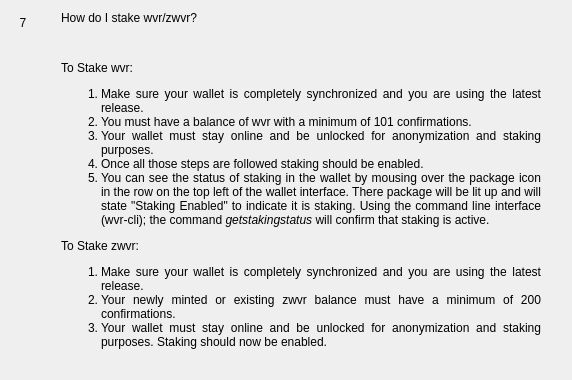
                  <widget class="QWidget" name="widgetFaq7" native="true">
                   <layout class="QHBoxLayout" name="horizontalpage_7" stretch="0,1">
                    <item alignment="Qt::AlignTop">
                     <widget class="QLabel" name="labelNumber7">
                      <property name="minimumSize">
                       <size>
                        <width>24</width>
                        <height>24</height>
                       </size>
                      </property>
                      <property name="maximumSize">
                       <size>
                        <width>16777215</width>
                        <height>24</height>
                       </size>
                      </property>
                      <property name="text">
                       <string>7</string>
                      </property>
                      <property name="alignment">
                       <set>Qt::AlignCenter</set>
                      </property>
                     </widget>
                    </item>
                    <item>
                     <layout class="QVBoxLayout" name="verticalLayoutpage_7">
                      <property name="leftMargin">
                       <number>20</number>
                      </property>
                      <property name="rightMargin">
                       <number>20</number>
                      </property>
                      <item>
                       <widget class="QLabel" name="labelSubtitle7">
                        <property name="text">
                         <string>How do I stake wvr/zwvr?</string>
                        </property>
                        <property name="wordWrap">
                         <bool>true</bool>
                        </property>
                       </widget>
                      </item>
                      <item>
                       <spacer name="verticalSpacer_70">
                        <property name="orientation">
                         <enum>Qt::Vertical</enum>
                        </property>
                        <property name="sizeType">
                         <enum>QSizePolicy::Fixed</enum>
                        </property>
                        <property name="sizeHint" stdset="0">
                         <size>
                          <width>20</width>
                          <height>30</height>
                         </size>
                        </property>
                       </spacer>
                      </item>
                      <item>
                       <widget class="QLabel" name="labelContent7">
                        <property name="text">
                         <string>
                           &lt;html&gt;&lt;head/&gt;&lt;body&gt;&lt;p align=&quot;justify&quot;&gt;
                           To Stake wvr:
                           &lt;/p&gt;&lt;p align=&quot;justify&quot;&gt;
                           &lt;ol&gt;&lt;li&gt;
                           Make sure your wallet is completely synchronized and you are using the latest release.
                           &lt;li&gt;
                           You must have a balance of wvr with a minimum of 101 confirmations.
                           &lt;li&gt;
                           Your wallet must stay online and be unlocked for anonymization and staking purposes.
                           &lt;li&gt;
                           Once all those steps are followed staking should be enabled.
                           &lt;li&gt;
                           You can see the status of staking in the wallet by mousing over the package icon in the row on the top left of the wallet interface. There package will be lit up and will state &quot;Staking Enabled&quot; to indicate it is staking.  Using the command line interface (wvr-cli); the command &lt;i&gt;getstakingstatus&lt;/i&gt; will confirm that staking is active.
                           &lt;/li&gt;&lt;/ol&gt;
                           &lt;/p&gt;&lt;p align=&quot;justify&quot;&gt;
                           To Stake zwvr:
                           &lt;/p&gt;&lt;p align=&quot;justify&quot;&gt;
                           &lt;ol&gt;&lt;li&gt;
                           Make sure your wallet is completely synchronized and you are using the latest release.
                           &lt;li&gt;
                           Your newly minted or existing zwvr balance must have a minimum of 200 confirmations.
                           &lt;li&gt;
                           Your wallet must stay online and be unlocked for anonymization and staking purposes.
                           Staking should now be enabled.
                           &lt;/li&gt;&lt;/ol&gt;
                           &lt;/p&gt;&lt;/body&gt;&lt;/html&gt;
                         </string>
                        </property>
                        <property name="alignment">
                         <set>Qt::AlignLeading|Qt::AlignLeft|Qt::AlignTop</set>
                        </property>
                        <property name="wordWrap">
                         <bool>true</bool>
                        </property>
                       </widget>
                      </item>
                      <item>
                       <spacer name="verticalSpacer_71">
                        <property name="orientation">
                         <enum>Qt::Vertical</enum>
                        </property>
                        <property name="sizeHint" stdset="0">
                         <size>
                          <width>20</width>
                          <height>20</height>
                         </size>
                        </property>
                       </spacer>
                      </item>
                     </layout>
                    </item>
                   </layout>
                  </widget>
